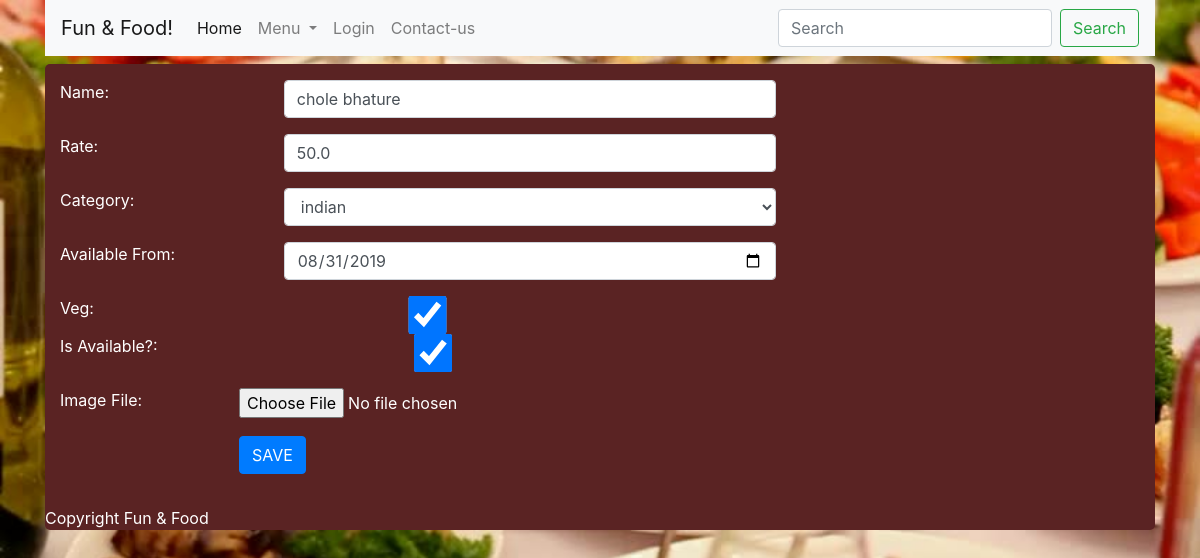
Screenshot of /webpages/edit_dish/1 with the database file from the repository.
### webpages/models.py (models this page shows)
class Dish(models.Model):
    name = models.CharField(max_length=50)
    rate = models.FloatField()
    isVeg = models.BooleanField(default=True)
    category = models.CharField(max_length=50)
    image = models.TextField(null = True)
    available_from = models.DateTimeField(default=datetime.datetime.now())
    is_available = models.BooleanField()

### webpages/views.py (the view, shortened to what this page needs)
# urls.py: url(r'edit_dish/(?P<id>[0-9]+)', views.edit_dish, name='edit_dish'),
def edit_dish(request, id):
    is_admin = check_admin(request)
    status = ''
    try:
        dish = Dish.objects.get(id=id)
    except:
        return HttpResponse("Dish not found!")
    return render(request=request, template_name='store_dish.html', context={'dish': dish, 'status':status, 'admin_menu':is_admin, 'category':Dish_category.objects.all()})

### webpages/models.py (called while the page is built)
    def __str__(self):
        return self.category_name

### webpages/views.py (called while the page is built)
def check_admin(request):
    try:
        login_id = request.session['login_id']
        if login_id == '45565$78678#':
            return True
        else:
            return False
    except Exception as e:
        return False

### webpages/templates/store_dish.html (shortened to what this page needs)
{% extends 'layout.html' %}
{% block content %}
<div style="background:#5a2323; border-radius:5px;">
    <form class="form"action=""  method="post" enctype="multipart/form-data">
    <div class="panel">
        <div class="row col-md-10 form-group">
            <label class="col-md-3"> Name: </label>
            <div class="col-md-7">
                <input type="text" value="{{ dish.name }}" class="form-control" name="name"/>
            </div>
        </div>
        <div class="row col-md-10 form-group">
            <label class="col-md-3"> Rate: </label>
            <div class="col-md-7">
                <input type="text" class="form-control" value="{{ dish.rate }}" name="rate"/>
            </div>
        </div>
        <div class="row col-md-10 form-group">
            <label class="col-md-3"> Category: </label>
            <div class="col-md-7">
                <select name="category" class="form-control">
                    {% for item in category %}
                        <option>{{ item }}</option>
                    {% endfor %}
                </select>
            </div>
        </div>
        <div class="row col-md-10 form-group">
            <label class="col-md-3"> Available From: </label>
            <div class="col-md-7">
                <input type="date" class="form-control" value="{{ dish.available_from|date:'Y-m-d' }}" name="available_from"/>
            </div>
        </div>
        <div class="row col-md-10 form-group">
            <label class="col-md-3"> Veg: </label>
            <div class="col-md-7">
            <div class="col-md-7">
                <input type="checkbox" value="yes" {% if dish.isVeg %} checked {% endif %} class="form-control" name="is_veg"/>
            </div>
        </div>
        <div class="row col-md-10 form-group">
            <label class="col-md-3"> Is Available?: </label>
            <div class="col-md-7">
                <input type="checkbox" value="yes" {% if dish.is_available %} checked {% endif %} class="form-control" name="is_available"/>
            </div>
        </div>
        <div class="row col-md-10 form-group">
            <label class="col-md-3"> Image File: </label>
            <div class="col-md-7">
                <input type="file" class="form-control-file" name="file"/>
            </div>
        </div>
        <div class="row col-md-10 form-group">
            <div class="col-md-3">
            </div>
            <div class="col-md-7">
                <button class="btn btn-primary" type="submit">SAVE</button>
            </div>
        </div>
    </div>
</form>
</div>
{% endblock %}

### rows the page displays
Dish: name "chole bhature", rate "50.0", available_from "08/31/2019", isVeg "☑", is_available "☑"

### other values shown
form field category "indian"
